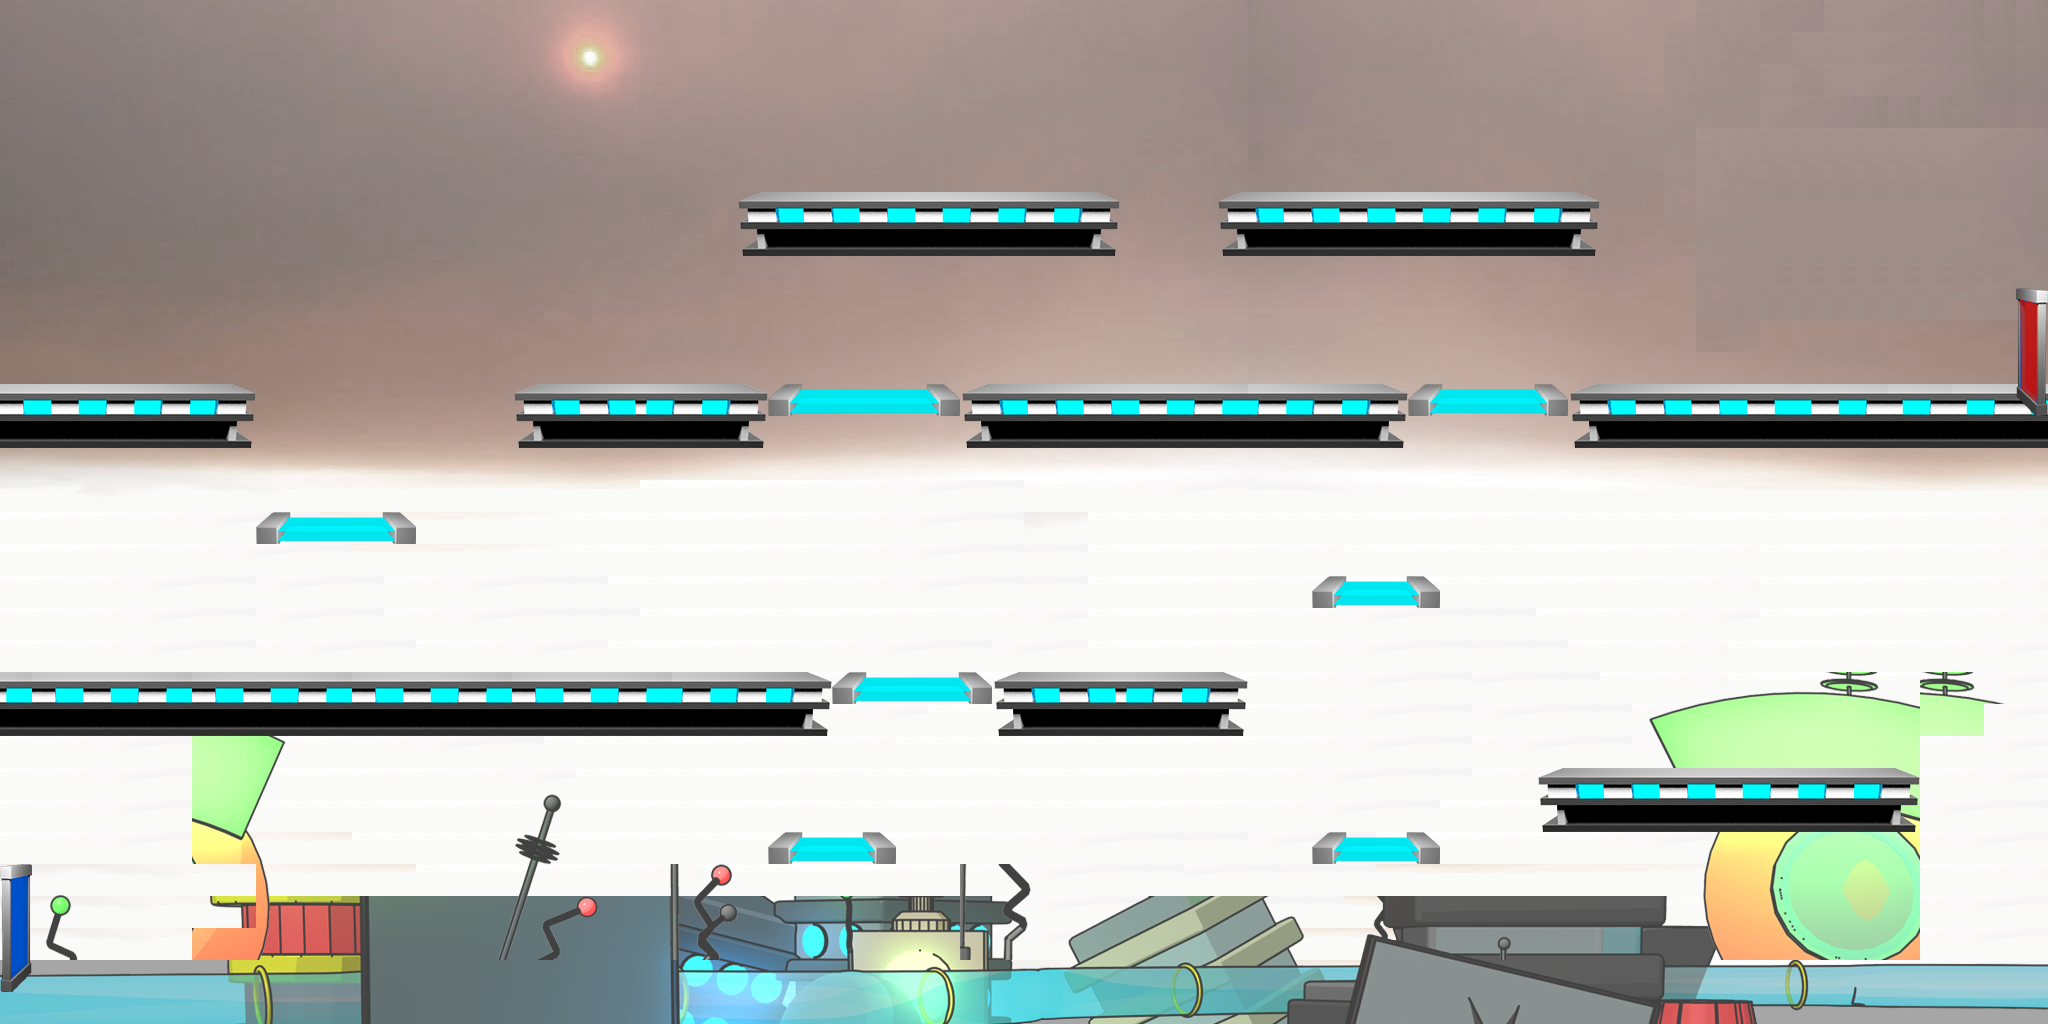

Rendered tile map (Tiled .tmx) drawn with the repository's tilesets; below, a short description and the map source with its tile grids summarised:
An orthogonal 64x32 tile map with 32x32 px tiles, 7 tile layers (Fondo, Fondo4, carretera, Fondo2, ...), 7 tilesets and 21 objects.

<map version="1.0" orientation="orthogonal" width="64" height="32" tilewidth="32" tileheight="32">
 <tileset firstgid="1" name="tilset" tilewidth="32" tileheight="32">
  <image source="tilset.png" width="500" height="500" />
 </tileset>
 <tileset firstgid="226" name="plataforma" tilewidth="32" tileheight="32">
  <image source="plataforma2.png" width="386" height="64" />
 </tileset>
 <tileset firstgid="250" name="plataforma3" tilewidth="32" tileheight="32">
  <image source="plataforma3.png" width="225" height="35" />
 </tileset>
 <tileset firstgid="257" name="portal1" tilewidth="32" tileheight="32">
  <image source="portal1.png" width="32" height="128" />
 </tileset>
 <tileset firstgid="261" name="portal2" tilewidth="32" tileheight="32">
  <image source="portal2.png" width="32" height="128" />
 </tileset>
 <tileset firstgid="265" name="paisaje" tilewidth="32" tileheight="32">
  <image source="paisaje2.png" width="2480" height="3508" />
 </tileset>
 <tileset firstgid="8658" name="Objetos" tilewidth="32" tileheight="32">
  <image source="objetos_escenario.png" width="2048" height="550" />
 </tileset>
 <layer name="Fondo" width="64" height="32">
  <data>[2048 cells, 2048 non-empty, 2 distinct tile ids]</data>
 </layer>
 <layer name="Fondo4" width="64" height="32">
  <data>[2048 cells, 1959 non-empty, 910 distinct tile ids]</data>
 </layer>
 <layer name="carretera" width="64" height="32">
  <data>[2048 cells, 256 non-empty, 256 distinct tile ids]</data>
 </layer>
 <layer name="Fondo2" width="64" height="32">
  <data>[2048 cells, 329 non-empty, 319 distinct tile ids]</data>
 </layer>
 <layer name="Suelo" width="64" height="32">
  <data>[2048 cells, 230 non-empty, 24 distinct tile ids]</data>
 </layer>
 <layer name="Plataformas" width="64" height="32">
  <data>[2048 cells, 33 non-empty, 7 distinct tile ids]</data>
 </layer>
 <layer name="Portales" width="64" height="32">
  <data>[2048 cells, 8 non-empty, 8 distinct tile ids]</data>
 </layer>
 <objectgroup name="Camino" width="64" height="32">
  <object x="1" y="1">
   <polyline points="0,0 2047,-1 2047,351 447,351 639,639 1311,639 1151,927 80,926 -1,1023 2047,1023" />
  </object>
 </objectgroup>
 <objectgroup name="Colision suelo" width="64" height="32" opacity="0.93">
  <object x="1573" y="397" width="483" height="49" />
  <object x="962" y="396" width="441" height="52" />
  <object x="516" y="396" width="245" height="51" />
  <object x="-3" y="395" width="250" height="51" />
  <object x="-4" y="683" width="832" height="53" />
  <object x="1548" y="777" width="368" height="53" />
  <object x="1" y="969" width="2048" height="56" />
  <object x="747" y="202" width="364" height="51" />
  <object x="1228" y="203" width="363" height="52" />
  <object x="-16" y="-10" width="29" height="1028" />
  <object x="2031" y="-9" width="26" height="1025" />
  <object x="-9" y="-13" width="2058" height="29" />
  <object x="998" y="684" width="240" height="49" />
 </objectgroup>
 <objectgroup name="Colision plataformas" width="64" height="32" opacity="0.72">
  <object x="257" y="528" width="157" height="34" />
  <object x="764" y="396" width="198" height="52" />
  <object x="1403" y="397" width="170" height="50" />
  <object x="1314" y="591" width="121" height="44" />
  <object x="830" y="684" width="165" height="53" />
  <object x="774" y="846" width="118" height="39" />
  <object x="1318" y="847" width="115" height="36" />
 </objectgroup>
 <objectgroup name="Metadatos" width="64" height="32">
  <properties>
   <property name="NumOleadas" value="5" />
   <property name="O1" value="1" />
   <property name="O2" value="1,1" />
   <property name="O3" value="1,1,1" />
   <property name="O4" value="1,1,1,1" />
   <property name="O5" value="1,1,1,1,1" />
   <property name="RespawnNPC" value="5" />
   <property name="RespawnOleada" value="20" />
   <property name="VidaPortal" value="10" />
  </properties>
 </objectgroup>
</map>